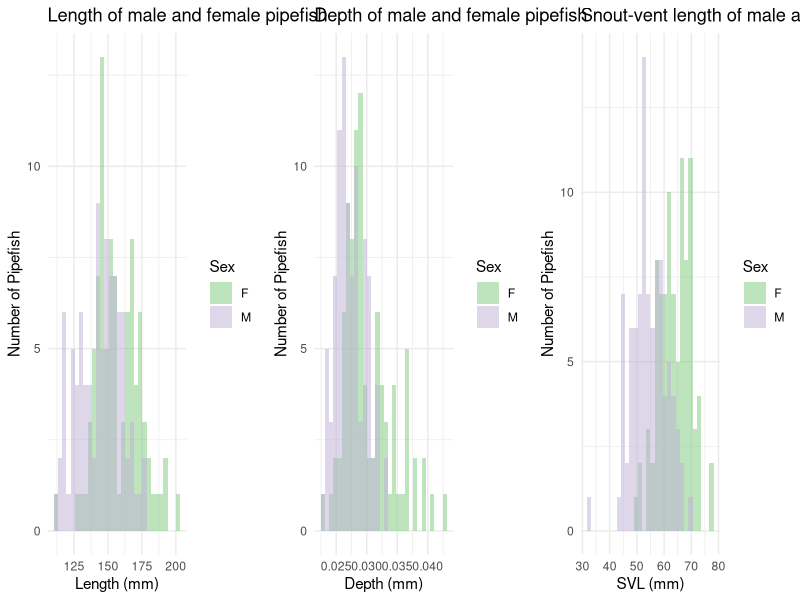

The R source for this figure:
## ---- chunk 1
knitr::opts_knit$set(root.dir='../',
                     fig_path="../figs/")
## ---- chunk 2
#This is a cohesive list of all the libraries used in this document
library(ggplot2)
library(cowplot)
library(fBasics)
library(pwr)
library(lme4)
library(dplyr)
library(tidyr)
library(knitr)

## ---- chunk 3

#MomIDs and embryo counts for each section of the male's brood pouch
em_dat <- read.csv("data/EmbryoParentage_fuscus.csv")

#Metadata for males and females from the mesocosm experiments
fem_mesoFU <- read.csv("data/all_fem_meso_fuscus.csv")
mal_mesoFU <- read.csv("data/all_mal_meso_fuscus.csv")

## ---- chunk 4
#Adjust the torso depth
fem_mesoFU$depth_adj <- fem_mesoFU$depth/fem_mesoFU$length
mal_mesoFU$depth_adj <- mal_mesoFU$depth/mal_mesoFU$length

#Testing to see if the variances are equal
var.test(fem_mesoFU$length, mal_mesoFU$length) #EQUAL
var.test(fem_mesoFU$depth_adj, mal_mesoFU$depth_adj) #NOT EQUAL
var.test(fem_mesoFU$svl, mal_mesoFU$svl) #EQUAL

#Testing for normal distribution - Females
normalTest(fem_mesoFU$length, method = "da") #NORMAL
normalTest(fem_mesoFU$depth_adj, method = "da") #NOT NORMAL
normalTest(fem_mesoFU$svl, method = "da") #NORMAL

#Testing for normal distribution - Males
normalTest(mal_mesoFU$length, method = "da") #NOT NORMAL
normalTest(mal_mesoFU$depth_adj, method = "da") #NORMAL
normalTest(mal_mesoFU$svl, method = "da") #NORMAL

## ---- chunk 5
#Combining the datasets
fem_mesoFU$Sex <- "F"
mal_mesoFU$Sex <- "M"
all_sex_meso <- rbind(fem_mesoFU[, c("length", "depth_adj", "svl", "Sex")], mal_mesoFU[, c("length", "depth_adj", "svl", "Sex")])

length <- ggplot(data = all_sex_meso, aes(x = length)) +
  geom_histogram(aes(fill = Sex),
                 alpha = 0.5,
                 position = 'identity') +
  scale_fill_manual(values = c("#7fc97f75", "#beaed475")) +
  theme_minimal() +
  labs(x = "Length (mm)",
       y = "Number of Pipefish",
       title = "Length of male and female pipefish")

depth <- ggplot(data = all_sex_meso, aes(x = depth_adj)) +
  geom_histogram(aes(fill = Sex),
                 alpha = 0.5,
                 position = 'identity') +
  scale_fill_manual(values = c("#7fc97f75", "#beaed475")) +
  theme_minimal() +
  labs(x = "Depth (mm)",
       y = "Number of Pipefish",
       title = "Depth of male and female pipefish")

svl <- ggplot(data = all_sex_meso, aes(x = svl)) +
  geom_histogram(aes(fill = Sex),
                 alpha = 0.5,
                 position = 'identity') +
  scale_fill_manual(values = c("#7fc97f75", "#beaed475")) +
  theme_minimal() +
  labs(x = "SVL (mm)",
       y = "Number of Pipefish",
       title = "Snout-vent length of male and female pipefish")

plot_grid(length, depth, svl,
          ncol = 3)

## ---- chunk 6
#Running the appropriate test
wilcox.test(fem_mesoFU$length, mal_mesoFU$length)
wilcox.test(fem_mesoFU$depth_adj, mal_mesoFU$depth_adj)
t.test(fem_mesoFU$svl, mal_mesoFU$svl, var.equal = TRUE)
## ---- chunk 7

#Checking the power - length
d_mean_len <- abs(mean(fem_mesoFU$length, na.rm = TRUE) - 
                    mean(mal_mesoFU$length, na.rm = TRUE))
pool_sd_len <- sqrt((var(fem_mesoFU$length, na.rm = TRUE) + 
                       var(mal_mesoFU$length, na.rm = TRUE))/ 2)
d_len <- d_mean_len/pool_sd_len

pwr.t.test(n = nrow(fem_mesoFU), 
           d = d_len,
           sig.level = 0.05,
           type = 'two.sample',
           alternative = 'two.sided')

#Checking the power - SVL
d_mean_svl <- abs(mean(fem_mesoFU$svl, na.rm = TRUE) - 
                    mean(mal_mesoFU$svl, na.rm = TRUE))
pool_sd_svl <- sqrt((var(fem_mesoFU$svl, na.rm = TRUE) + 
                       var(mal_mesoFU$svl, na.rm = TRUE))/ 2)
d_svl <- d_mean_svl/pool_sd_svl

pwr.t.test(n = nrow(fem_mesoFU), 
           d = d_svl,
           sig.level = 0.05,
           type = 'two.sample',
           alternative = 'two.sided')

#Checking the power - Depth
d_mean_depth <- abs(mean(fem_mesoFU$depth_adj, na.rm = TRUE) - 
                      mean(mal_mesoFU$depth_adj, na.rm = TRUE))
pool_sd_depth <- sqrt((var(fem_mesoFU$depth_adj, na.rm = TRUE) + 
                         var(mal_mesoFU$depth_adj, na.rm = TRUE))/ 2)
d_depth <- d_mean_depth/pool_sd_depth
pwr.t.test(n = nrow(fem_mesoFU), 
           d = d_depth,
           sig.level = 0.05,
           type = 'two.sample',
           alternative = 'two.sided')
